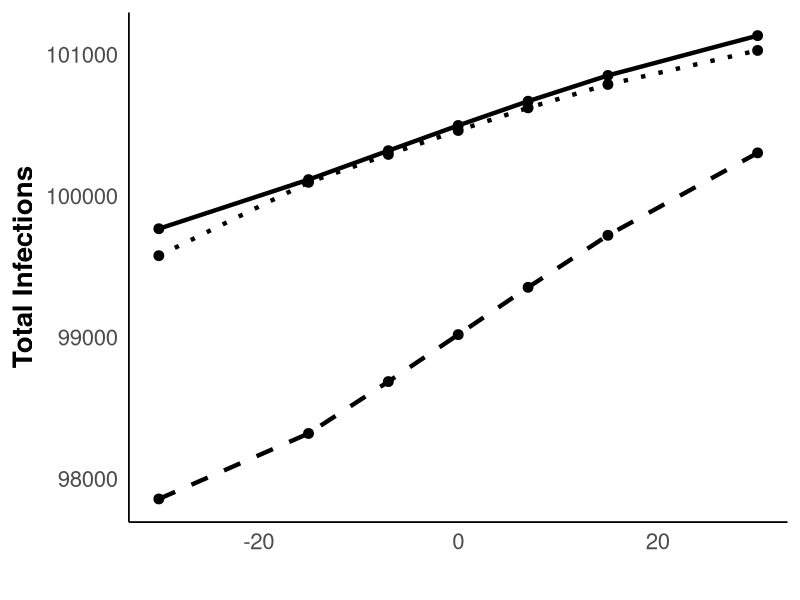
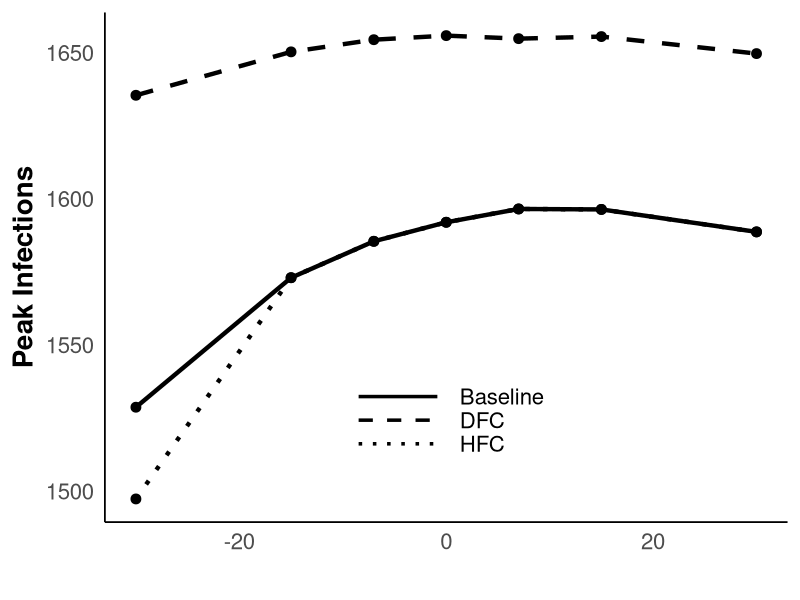

Source code (R) for these figures, in order: (Note: this script raises an error after producing the figures.)
# ---------------------------
# Vector-borne model plotting (1-year)
# Legend only in Panel B; A–D tags on panels
# ---------------------------

# Load required libraries
library(ggplot2)
library(dplyr)
library(tidyr)
library(patchwork)

# (Optional) set your working directory
# setwd("C:\\Users\\13522\\Downloads\\Crop ms")

# -------- global constants ----------
YEARS <- 1
harvest_start <- 213
harvest_duration <- 14
CD <- 30                  # control duration (days)
CA <- 30                  # yearly cap for DFC days
epsilon <- 0.5
gamma <- 0.05
alpha <- 100 * gamma

# Choose recovery rate and threshold used for BOTH simulation and filename
R_FOR_PLOTS <- 0.02
OMEGA_FOR_PLOTS <- 1

# -------- plotting palettes ----------
# All-black lines; distinguish scenarios by line type only
scenario_colors <- c(
  "Baseline"        = "black",
  "Disease Control" = "black",
  "Harvest Control" = "black"
)

# Linetype mapping (Baseline=solid, DFC=dashed, HFC=dotted)
line_types_common <- c(
  "Baseline"        = "solid",
  "Disease Control" = "dashed",
  "Harvest Control" = "dotted"
)

# For the p4 two-scenario plot (DFC vs HFC)
p4_colors <- c(
  "Disease Control" = "black",
  "Harvest Control" = "black"
)
p4_linetypes <- c(
  "Disease Control" = "dashed",
  "Harvest Control" = "dotted"
)

# ===============================
# Simulation for a given dif (parameterized r and Omega)
# ===============================
run_simulation_with_dif <- function(dif_value, r_val = R_FOR_PLOTS, Omega_thr = OMEGA_FOR_PLOTS) {
  # Parameters (tweak as needed)
  b_H     <- (30/1000)/365
  beta_H  <- 0.000015
  mu_H    <- (8.6/1000)/365
  r       <- r_val
  eta_M   <- 2
  beta_M  <- 0.000030
  mu_M    <- 1/13
  delta_H <- 0.000055
  years   <- YEARS
  duration <- 365 * years
  
  # Initialize arrays
  B_SH <- B_IH <- B_RH <- B_DH <- B_new_infH <- numeric(duration + 1)
  B_SM <- B_IM <- B_NM <- numeric(duration + 1)
  
  D_SH <- D_IH <- D_RH <- D_DH <- D_new_infH <- numeric(duration + 1)
  D_SM <- D_IM <- D_NM <- numeric(duration + 1)
  
  H_SH <- H_IH <- H_RH <- H_DH <- H_new_infH <- numeric(duration + 1)
  H_SM <- H_IM <- H_NM <- numeric(duration + 1)
  
  # Control variables
  DFC <- DFC_count <- HFC <- HFC_count <- seasonality <- numeric(duration + 1)
  
  # Initial conditions
  B_SH[1] <- 2000; B_IH[1] <- 1; B_RH[1] <- 0; B_DH[1] <- 0; B_new_infH[1] <- 0
  B_SM[1] <- 1000; B_IM[1] <- 0; B_NM[1] <- 1000
  
  D_SH[1] <- 2000; D_IH[1] <- 1; D_RH[1] <- 0; D_DH[1] <- 0; D_new_infH[1] <- 0
  D_SM[1] <- 1000; D_IM[1] <- 0; D_NM[1] <- 1000
  
  H_SH[1] <- 2000; H_IH[1] <- 1; H_RH[1] <- 0; H_DH[1] <- 0; H_new_infH[1] <- 0
  H_SM[1] <- 1000; H_IM[1] <- 0; H_NM[1] <- 1000
  
  DFC[1] <- 0; DFC_count[1] <- 0; HFC[1] <- 0; HFC_count[1] <- 0
  seasonality[1] <- 0.5 * cos(((2 * pi)/365) * (1 + 150 + dif_value)) + 0.5
  
  current_exceeds_threshold_prev <- 0
  total_control_applied_this_year <- 0
  current_year <- 1
  
  for (t in 1:duration) {
    if (t > 1 && (t-1) %% 365 == 0) {
      current_year <- current_year + 1
      total_control_applied_this_year <- 0
    }
    
    # Seasonality with dif
    seasonality[t + 1] <- 0.5 * cos(((2 * pi)/365) * ((t + 1) + 150 + dif_value)) + 0.5
    
    # ---------- Baseline ----------
    B_SH[t + 1] <- max(0, B_SH[t] + (B_SH[t] + B_IH[t] + B_RH[t]) * b_H -
                         min(B_SH[t], beta_H * B_IM[t] * B_SH[t]) - mu_H * B_SH[t])
    B_IH[t + 1] <- max(0, B_IH[t] + min(B_SH[t], beta_H * B_IM[t] * B_SH[t]) -
                         r * B_IH[t] - mu_H * B_IH[t] - delta_H * B_IH[t])
    B_RH[t + 1] <- max(0, B_RH[t] + min(B_IH[t], r * B_IH[t]) - mu_H * B_RH[t])
    B_DH[t + 1] <- B_DH[t] + delta_H * B_IH[t]
    B_new_infH[t + 1] <- min(B_SH[t], beta_H * B_IM[t] * B_SH[t])
    
    B_new_mosquitoes <- (B_IH[1] + B_SH[1]) * eta_M * seasonality[t]
    B_SM[t + 1] <- max(0, B_SM[t] + B_new_mosquitoes -
                         min(B_SM[t], beta_M * B_IH[t] * B_SM[t]) -
                         (mu_M * (1 - seasonality[t])) * B_SM[t])
    B_IM[t + 1] <- max(0, B_IM[t] + min(B_SM[t], beta_M * B_IH[t] * B_SM[t]) -
                         (mu_M * (1 - seasonality[t])) * B_IM[t])
    B_NM[t + 1] <- B_SM[t + 1] + B_IM[t + 1]
    
    # ---------- Disease-Focused Control (DFC) ----------
    D_SH[t + 1] <- max(0, D_SH[t] + (D_SH[t] + D_IH[t] + D_RH[t]) * b_H -
                         min(D_SH[t], beta_H * D_IM[t] * D_SH[t]) - mu_H * D_SH[t])
    D_IH[t + 1] <- max(0, D_IH[t] + min(D_SH[t], beta_H * D_IM[t] * D_SH[t]) -
                         r * D_IH[t] - mu_H * D_IH[t] - delta_H * D_IH[t])
    D_RH[t + 1] <- max(0, D_RH[t] + min(D_IH[t], r * D_IH[t]) - mu_H * D_RH[t])
    D_DH[t + 1] <- D_DH[t] + delta_H * D_IH[t]
    D_new_infH[t + 1] <- min(D_SH[t], beta_H * D_IM[t] * D_SH[t])
    
    D_new_mosquitoes <- (D_IH[1] + D_SH[1]) * eta_M * seasonality[t]
    D_SM[t + 1] <- max(0, D_SM[t] + D_new_mosquitoes -
                         min(D_SM[t], beta_M * D_IH[t] * D_SM[t]) -
                         (mu_M * (1 - seasonality[t])) * D_SM[t] - DFC[t] * D_SM[t])
    D_IM[t + 1] <- max(0, D_IM[t] + min(D_SM[t], beta_M * D_IH[t] * D_SM[t]) -
                         (mu_M * (1 - seasonality[t])) * D_IM[t] - DFC[t] * D_IM[t])
    D_NM[t + 1] <- D_SM[t + 1] + D_IM[t + 1]
    
    # ---------- Harvest-Focused Control (HFC) ----------
    H_SH[t + 1] <- max(0, H_SH[t] + (H_SH[t] + H_IH[t] + H_RH[t]) * b_H -
                         min(H_SH[t], beta_H * H_IM[t] * H_SH[t]) - mu_H * H_SH[t])
    H_IH[t + 1] <- max(0, H_IH[t] + min(H_SH[t], beta_H * H_IM[t] * H_SH[t]) -
                         r * H_IH[t] - mu_H * H_IH[t] - delta_H * H_IH[t])
    H_RH[t + 1] <- max(0, H_RH[t] + min(H_IH[t], r * H_IH[t]) - mu_H * H_RH[t])
    H_DH[t + 1] <- H_DH[t] + delta_H * H_IH[t]
    H_new_infH[t + 1] <- min(H_SH[t], beta_H * H_IM[t] * H_SH[t])
    
    H_new_mosquitoes <- (H_IH[1] + H_SH[1]) * eta_M * seasonality[t]
    H_SM[t + 1] <- max(0, H_SM[t] + H_new_mosquitoes -
                         min(H_SM[t], beta_M * H_IH[t] * H_SM[t]) -
                         (mu_M * (1 - seasonality[t])) * H_SM[t] - HFC[t] * H_SM[t])
    H_IM[t + 1] <- max(0, H_IM[t] + min(H_SM[t], beta_M * H_IH[t] * H_SM[t]) -
                         (mu_M * (1 - seasonality[t])) * H_IM[t] - HFC[t] * H_IM[t])
    H_NM[t + 1] <- H_SM[t + 1] + H_IM[t + 1]
    
    # ---------- Control logic ----------
    # DFC trigger uses Omega_thr
    current_health_impact <- gamma * D_IH[t] + alpha * D_DH[t]
    current_exceeds_threshold <- as.numeric(current_health_impact > Omega_thr)
    previous_exceeds_threshold <- if (t == 1) 0 else current_exceeds_threshold_prev
    
    # DFC trigger + duration + cap
    if (DFC_count[t] == 0) {
      if (current_exceeds_threshold > 0 && previous_exceeds_threshold <= 0 &&
          total_control_applied_this_year < CA) {
        DFC_count[t + 1] <- 1
      } else {
        DFC_count[t + 1] <- 0
      }
    } else {
      if (DFC_count[t] < CD && total_control_applied_this_year < CA) {
        DFC_count[t + 1] <- DFC_count[t] + 1
      } else {
        DFC_count[t + 1] <- 0
      }
    }
    if (DFC_count[t + 1] > 0 && DFC_count[t + 1] <= CD &&
        total_control_applied_this_year < CA) {
      DFC[t + 1] <- epsilon
      total_control_applied_this_year <- total_control_applied_this_year + 1
    } else {
      DFC[t + 1] <- 0
    }
    current_exceeds_threshold_prev <- current_exceeds_threshold
    
    # HFC schedule (CD days ending right before harvest start)
    current_harvest_start <- harvest_start + 365 * (current_year - 1)
    if (HFC_count[t] == 0) {
      if (t + CD == current_harvest_start) {
        HFC_count[t + 1] <- 1
      } else {
        HFC_count[t + 1] <- 0
      }
    } else {
      if (HFC_count[t] < CD) {
        HFC_count[t + 1] <- HFC_count[t] + 1
      } else {
        HFC_count[t + 1] <- 0
      }
    }
    HFC[t + 1] <- if (HFC_count[t + 1] > 0 && HFC_count[t + 1] <= CD) epsilon else 0
  }
  
  list(
    dif = dif_value,
    baseline = list(
      IH_timeseries       = B_IH,
      DH_timeseries       = B_DH,
      NM_timeseries       = B_NM,
      total_infections    = sum(B_IH),     # IH person-days (prevalence integral)
      peak_infections     = max(B_IH),
      total_deaths        = B_DH[length(B_DH)],
      final_infected      = B_IH[length(B_IH)],
      new_infH_timeseries = B_new_infH
    ),
    disease_control = list(
      IH_timeseries       = D_IH,
      DH_timeseries       = D_DH,
      NM_timeseries       = D_NM,
      DFC_timeseries      = DFC,
      total_infections    = sum(D_IH),     # IH person-days
      peak_infections     = max(D_IH),
      total_deaths        = D_DH[length(D_DH)],
      final_infected      = D_IH[length(D_IH)],
      new_infH_timeseries = D_new_infH,
      control_days        = sum(DFC > 0)
    ),
    harvest_control = list(
      IH_timeseries       = H_IH,
      DH_timeseries       = H_DH,
      NM_timeseries       = H_NM,
      HFC_timeseries      = HFC,
      total_infections    = sum(H_IH),     # IH person-days
      peak_infections     = max(H_IH),
      total_deaths        = H_DH[length(H_DH)],
      final_infected      = H_IH[length(H_IH)],
      new_infH_timeseries = H_new_infH,
      control_days        = sum(HFC > 0)
    ),
    seasonality = seasonality
  )
}

# ===============================
# Helpers
# ===============================
# IH person-days in harvest window
harvest_IH_pd <- function(IH, hs = harvest_start, hd = harvest_duration) {
  s <- hs; e <- hs + hd - 1
  idx <- s:e
  idx <- idx[idx >= 1 & idx <= length(IH)]
  if (length(idx) == 0) return(NA_real_)
  sum(IH[idx], na.rm = TRUE)
}

# SAFE harvest infections (flexible years + clipping)
calculate_harvest_infections <- function(IH_timeseries,
                                         years = YEARS,
                                         hs = harvest_start,
                                         hd = harvest_duration) {
  total <- 0
  for (yr in 1:years) {
    start_day <- hs + 365 * (yr - 1)
    end_day   <- start_day + hd - 1
    idx <- start_day:end_day
    idx <- idx[idx >= 1 & idx <= length(IH_timeseries)]
    if (length(idx) > 0) total <- total + sum(IH_timeseries[idx], na.rm = TRUE)
  }
  total
}

# ===============================
# Run analysis across dif values
# ===============================
test_dif_effects <- function(dif_values = c(-30, -15, -7, 0, 7, 15, 30),
                             r_here = R_FOR_PLOTS,
                             Omega_here = OMEGA_FOR_PLOTS) {
  results <- vector("list", length(dif_values))
  names(results) <- as.character(dif_values)
  for (dif_val in dif_values) {
    cat("Testing dif =", dif_val, "with r =", r_here, "and Omega =", Omega_here, "...\n")
    results[[as.character(dif_val)]] <- run_simulation_with_dif(dif_val, r_val = r_here, Omega_thr = Omega_here)
  }
  results
}

dif_values_all <- c(-30, -15, -7, 0, 7, 15, 30)
dif_results <- test_dif_effects(dif_values_all)

# ===============================
# Summary table (IH person-days totals, peaks, deaths)
# ===============================
summary_table <- bind_rows(lapply(names(dif_results), function(dif_val) {
  res <- dif_results[[dif_val]]
  tibble(
    dif = as.numeric(dif_val),
    scenario = c("Baseline", "Disease Control", "Harvest Control"),
    total_infections = c(res$baseline$total_infections,
                         res$disease_control$total_infections,
                         res$harvest_control$total_infections),
    peak_infections  = c(res$baseline$peak_infections,
                         res$disease_control$peak_infections,
                         res$harvest_control$peak_infections),
    total_deaths     = c(res$baseline$total_deaths,
                         res$disease_control$total_deaths,
                         res$harvest_control$total_deaths)
  )
}))

# ===============================
# Unified theme for all panels
# ===============================
big_theme <- theme_minimal(base_size = 18) +
  theme(
    axis.title  = element_text(size = 20, face = "bold"),
    axis.text   = element_text(size = 16),
    plot.title  = element_text(size = 22, face = "bold", hjust = 0.5),
    legend.title = element_text(size = 18),
    legend.text = element_text(size = 16),
    panel.grid  = element_blank(),
    axis.line   = element_line(linewidth = 0.6)
  )

# ===============================
# Plots p1–p4 (ggplot + patchwork) — legend only in Panel B, A–D tags
# ===============================

# Panel A (no legend): Total infections vs dif
p1 <- ggplot(summary_table,
             aes(x = dif, y = total_infections,
                 color = scenario, linetype = scenario)) +
  geom_line(linewidth = 1.5) +
  geom_point(size = 3) +
  labs(x = "", y = "Total Infections") +
  scale_color_manual(values = scenario_colors) +
  scale_linetype_manual(values = line_types_common) +
  big_theme +
  theme(legend.position = "none")

# Panel B (legend shown here only): Peak infections vs dif
# Panel B (legend centered inside, no box, thinner lines)
p2 <- ggplot(summary_table,
             aes(x = dif, y = peak_infections,
                 color = scenario, linetype = scenario)) +
  geom_line(linewidth = 1.5, show.legend = TRUE) +
  geom_point(size = 3, show.legend = FALSE) +
  labs(x = "", y = "Peak Infections") +
  scale_color_manual(values = scenario_colors, guide = "none") +
  scale_linetype_manual(values = line_types_common,
                        name = NULL,
                        labels = c("Baseline", "DFC", "HFC")) +
  guides(linetype = guide_legend(
    override.aes = list(color = "black", linewidth = 1.2),
    keywidth = unit(2.5, "cm")
  )) +
  big_theme +
  theme(
    legend.position = c(0.5, 0.2),
    legend.justification = c("center", "center"),
    legend.background = element_blank(),
    legend.key = element_blank(),
    legend.key.width = unit(2.5, "cm"),
    legend.key.height = unit(0.6, "cm"),
    legend.text = element_text(size = 16)
  )

# Panel C (no legend): Harvest-window infection burden
p3 <- ggplot(harvest_table,
             aes(x = dif, y = harvest_IH,
                 color = scenario, linetype = scenario)) +
  geom_line(linewidth = 1.5) +
  geom_point(size = 3) +
  labs(x = "", y = "Infection During Harvest") +
  scale_color_manual(values = scenario_colors) +
  scale_linetype_manual(values = line_types_common) +
  big_theme +
  theme(legend.position = "none")

# Panel D (no legend): Control efficacy ((baseline - control)/effort), only DFC and HFC
efficacy_df <- bind_rows(lapply(names(dif_results), function(d) {
  res <- dif_results[[d]]
  base_total_IH <- res$baseline$total_infections
  dfc_total_IH  <- res$disease_control$total_infections
  hfc_total_IH  <- res$harvest_control$total_infections
  dfc_effort    <- sum(res$disease_control$DFC_timeseries, na.rm = TRUE)
  hfc_effort    <- sum(res$harvest_control$HFC_timeseries, na.rm = TRUE)
  
  tibble(
    dif = as.numeric(d),
    scenario = c("Disease Control", "Harvest Control"),
    efficacy = c(
      ifelse(dfc_effort > 0, (base_total_IH - dfc_total_IH) / dfc_effort, NA_real_),
      ifelse(hfc_effort > 0, (base_total_IH - hfc_total_IH) / hfc_effort, NA_real_)
    )
  )
}))

p4 <- ggplot(efficacy_df,
             aes(x = dif, y = efficacy,
                 color = scenario, linetype = scenario)) +
  geom_line(linewidth = 1.5) +
  geom_point(size = 3) +
  labs(x = "Mosquito Seasonal Shift (days)",
       y = "Control Efficacy") +
  scale_color_manual(values = p4_colors, guide = "none") +
  scale_linetype_manual(values = p4_linetypes, guide = "none") +
  big_theme +
  theme(legend.position = "none")

# Combine, add A–D tags, and save
comb_shift <- (p1 + p2 + p3 + p4) +
  plot_layout(ncol = 1) +
  plot_annotation(tag_levels = "A")  # adds A, B, C, D

outfile <- sprintf("1year_disease_shift_r=%.3f_Omega=%g_%s.png",
                   R_FOR_PLOTS, OMEGA_FOR_PLOTS, format(Sys.Date(), "%Y-%m-%d"))
ggsave(outfile, comb_shift, width = 12, height = 13, dpi = 300)

cat("\nSaved plot:", outfile, "\n")
